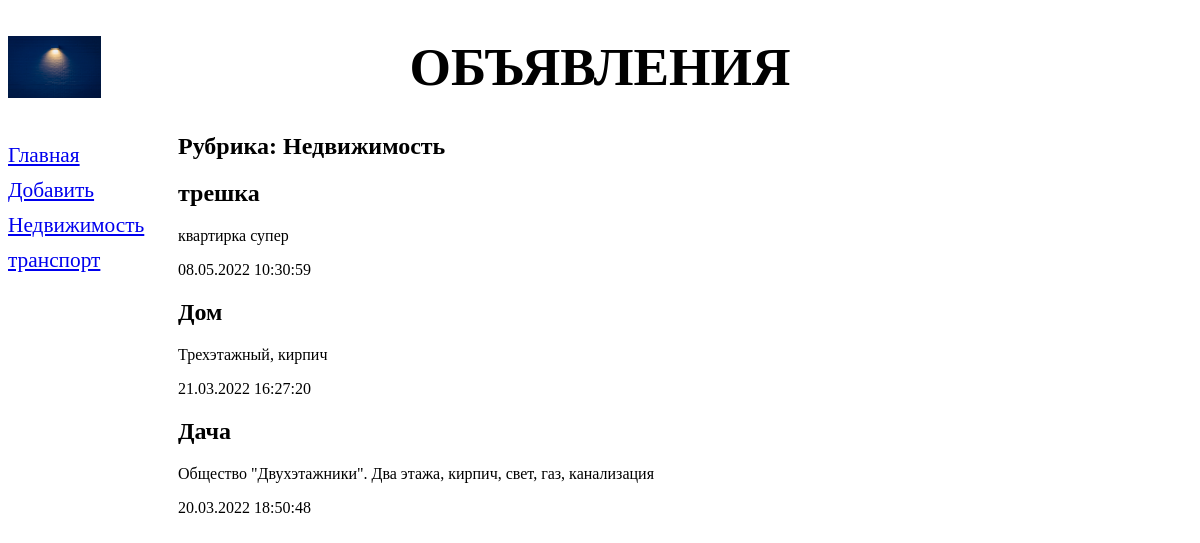
/bboard/7/, run on the app's committed database.
### bboard/models.py (models this page shows, shortened)
class Rubric(models.Model):
    name = models.CharField(max_length=20, db_index=True, verbose_name='Название')
    class Meta:
        verbose_name_plural = 'Рубрики'
        verbose_name = 'Рубрика'
        ordering = ['name']

class Bb(models.Model):
    title = models.CharField(max_length=50, verbose_name='Товар')
    content = models.TextField(null=True, blank=True, verbose_name='Описание')
    price = models.FloatField(null=True, blank=True, verbose_name='Цена')
    published = models.DateTimeField(auto_now_add=True, db_index=True, verbose_name='опубликовано')
    rubric = models.ForeignKey('Rubric', null=True, on_delete=models.PROTECT, verbose_name='Рубрика')
    class Meta:
        verbose_name_plural = 'Объявления'
        verbose_name = 'Объявление'
        ordering = ['-published']

### bboard/views.py (the view)
# urls.py: path('<int:rubric_id>/', by_rubric, name='by_rubric'),
def by_rubric(request, rubric_id):
    bbs = Bb.objects.filter(rubric=rubric_id)
    rubrics = Rubric.objects.all()
    current_rubric = Rubric.objects.get(pk=rubric_id)
    context = {'bbs': bbs, 'rubrics': rubrics, 'current_rubric': current_rubric}
    return render(request, 'bboard/by_rubric.html', context)

### bboard/templates/bboard/by_rubric.html (shortened to what this page needs)
{% extends "layout/basic.html" %}
{% block content %}
    <h2>Рубрика: {{ current_rubric.name }}</h2>
    {% for bb in bbs %}
        <div>
            <h2>{{ bb.title }}</h2>
            <p>{{ bb.content }}</p>
            <p>{{ bb.published|date:"d.m.Y H:i:s" }}</p>
        </div>
    {% endfor %}
{% endblock %}

### bboard/templates/layout/basic.html (shortened to what this page needs)
{% load static %}
<!DOCTYPE html>
<html>
<head>
    <link rel="stylesheet" type="text/css"
          href="{% static 'bboard/style.css' %}">
</head>
<body>
<header>
    <h1>Объявления</h1>
</header>
<nav>
    <a href="{% url 'index' %}">Главная</a>
    <a href="{% url 'add' %}">Добавить</a>
    {% for rubric in rubrics %}
        <a href="{% url 'by_rubric' rubric.pk %}">
            {{ rubric.name }}</a>
    {% endfor %}
</nav>
<section>
    {% block content %}
    {% endblock %}
</section>
</body>
</html>

### bboard/static/bboard/style.css (style rules this page uses)
header h1 { font-size: 40pt; text-transform: uppercase; text-align: center; background: url("bg.jpeg") left / auto 100% no-repeat; }
nav { font-size: 16pt; width: 150px; float: left; }
nav a { display: block; margin: 10px 0px; }
section { margin-left: 170px; }

### data on the page
Rubric: name "Недвижимость"
Rubric: name "транспорт"
Bb: title "трешка", content "квартирка супер", published "08.05.2022 10:30:59"
Bb: title "Дом", content "Трехэтажный, кирпич", published "21.03.2022 16:27:20"
Bb: title "Дача", content "Общество \"Двухэтажники\". Два этажа, кирпич, свет, газ, канализация", published "20.03.2022 18:50:48"
